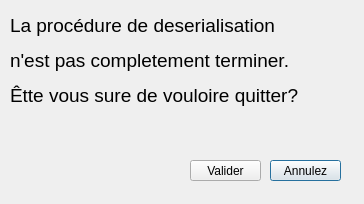
<?xml version="1.0" encoding="UTF-8"?>
<ui version="4.0">
 <class>Dialog</class>
 <widget class="QDialog" name="Dialog">
  <property name="geometry">
   <rect>
    <x>0</x>
    <y>0</y>
    <width>364</width>
    <height>204</height>
   </rect>
  </property>
  <property name="windowTitle">
   <string>Dialog</string>
  </property>
  <widget class="QLabel" name="label_message_veut_Q_pop_up_animaux">
   <property name="geometry">
    <rect>
     <x>10</x>
     <y>10</y>
     <width>351</width>
     <height>101</height>
    </rect>
   </property>
   <property name="font">
    <font>
     <pointsize>14</pointsize>
    </font>
   </property>
   <property name="text">
    <string>&lt;html&gt;&lt;head/&gt;&lt;body&gt;&lt;p&gt;La procédure de deserialisation &lt;/p&gt;&lt;p&gt;n'est pas completement terminer. &lt;/p&gt;&lt;p&gt;Êtte vous sure de vouloire quitter?&lt;/p&gt;&lt;/body&gt;&lt;/html&gt;</string>
   </property>
  </widget>
  <widget class="QPushButton" name="pushButton_veut_pas_Q_pop_up_animaux">
   <property name="geometry">
    <rect>
     <x>270</x>
     <y>160</y>
     <width>71</width>
     <height>21</height>
    </rect>
   </property>
   <property name="text">
    <string>Annulez</string>
   </property>
  </widget>
  <widget class="QPushButton" name="pushButton_veut_Q_pop_up_animaux">
   <property name="geometry">
    <rect>
     <x>190</x>
     <y>160</y>
     <width>71</width>
     <height>21</height>
    </rect>
   </property>
   <property name="text">
    <string>Valider</string>
   </property>
  </widget>
 </widget>
 <resources/>
 <connections/>
</ui>
